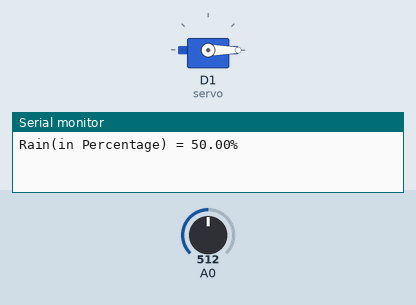
This sketch was run on a simulated ESP8266 (NodeMCU). On the bench: servo, the last lines printed to the serial monitor. Inputs (shaded band) come from the test bench; at power-on: A0 = 512. WiFi joins after 1.5 s; servers stay silent unless stated.

Above: at 5.0 s.
5.1 s: A0 set to 716
At 6.6 s:
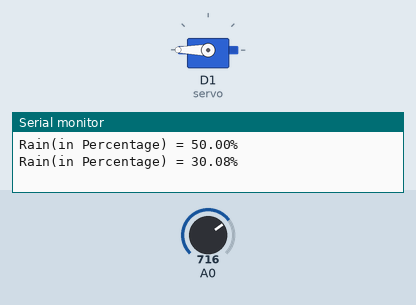
9.2 s: A0 set to 732
At 10.0 s:
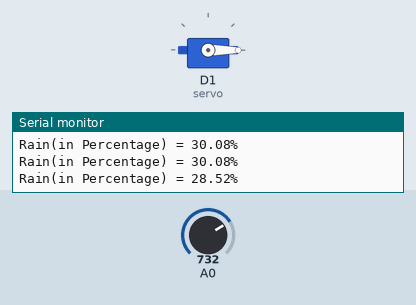
Timing chart, 0 to 12.2 s (numbered marks = the images above; inputs shaded):
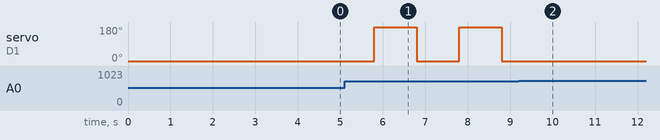

The sketch:

rain_Blynk.ino
```cpp
/* Connection pins:
Arduino     Rain Sensor
  A0         Analog A0
  5V           VCC
  GND          GND
*/

#include <Servo.h>
#define BLYNK_PRINT Serial

#include <ESP8266WiFi.h>
#include <BlynkSimpleEsp8266.h>

// You should get Auth Token in the Blynk App.
// Go to the Project Settings (nut icon).
char auth[] = " Authentication code ";

// Your WiFi credentials.
// Set password to "" for open networks.
char ssid[] = "SSid of newtwork";
char pass[] = "password of network";

//servo
Servo servo;

BlynkTimer timer;
float vref = 3.3;
float resolution = vref/1023;
const int sensor_pin = D0;
float sensorReading ;


void setup() {
  Serial.begin(9600);
  servo.attach(5); //D1
    servo.write(0);
    delay(2000);
  Blynk.begin(auth, ssid, pass);
  // You can also specify server:
  //Blynk.begin(auth, ssid, pass, "blynk-cloud.com", 80);
  //Blynk.begin(auth, ssid, pass, IPAddress(192,168,1,100), 8080);

  // Setup a function to be called every second
  timer.setInterval(1000L, myTimerEvent);
}

void myTimerEvent()
{

 sensorReading = ( 100.00 - ( (analogRead(A0)/1024.00) * 100.00 ) );
  Blynk.virtualWrite(V5, sensorReading);
   Serial.print("Rain(in Percentage) = ");
  Serial.print(sensorReading);
  Serial.println("%");
  if (sensorReading>30&&sensorReading<50) {
    servo.write(180);
    delay(1000);
    servo.write(0);
    delay(1000);
  }
  else if(sensorReading>50){
    servo.write(180);
    delay(500);
    servo.write(0);
    delay(500);
  }

}


void loop() {
 Blynk.run();
  timer.run(); // Initiates BlynkTimer
  }
```

Measured:
- the behaviour switches between 716 and 717 on A0 (found by bisection; images 1 and 2)
- after the input at 5.1 s, servo on D1 (servo): alternates 180° for 1.0 s and 0° for 1.0 s, starting after 0.70 s
- after the input at 9.2 s, servo on D1 (servo): stops changing and stays 0°
